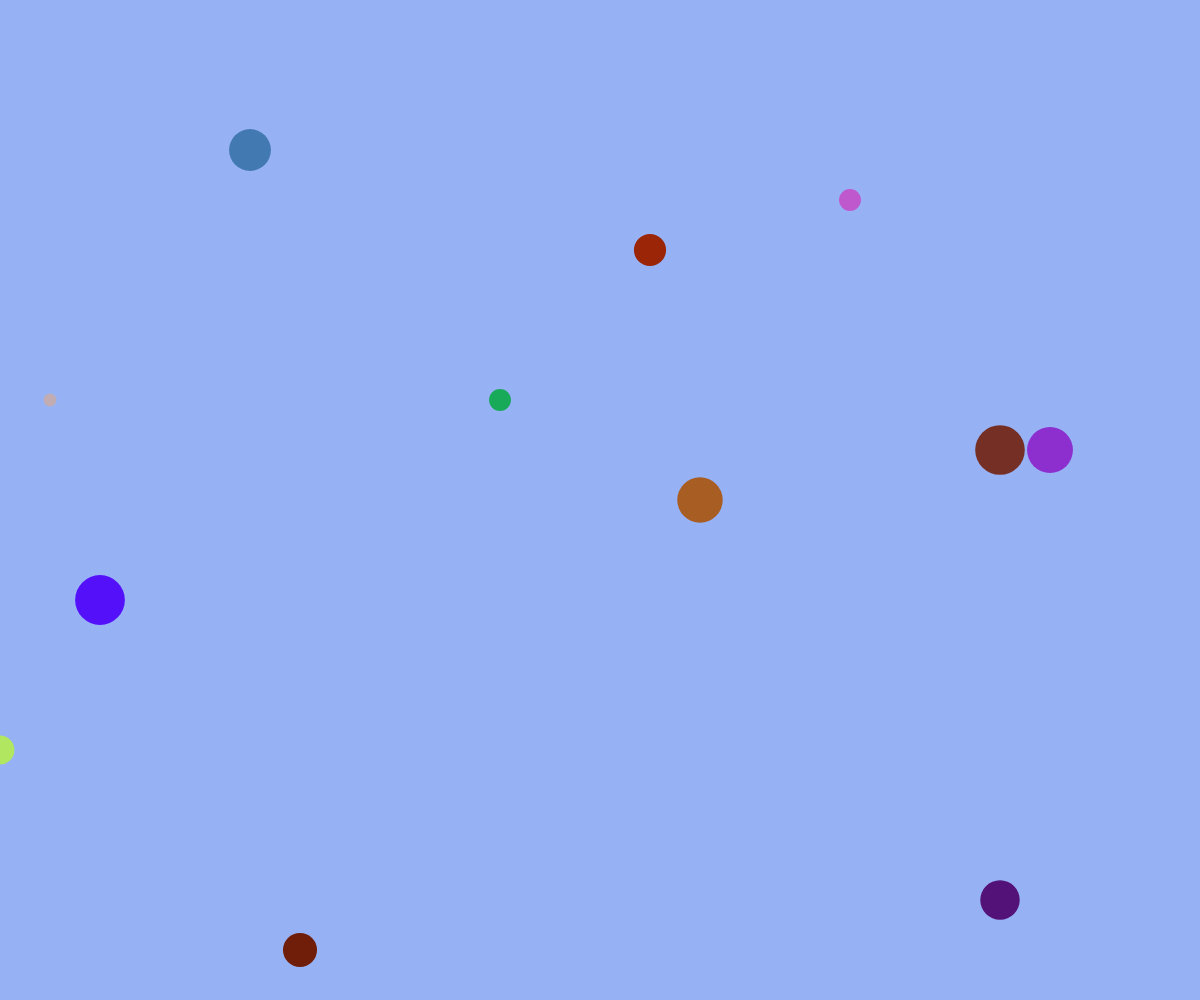
Frame 1 (no input)
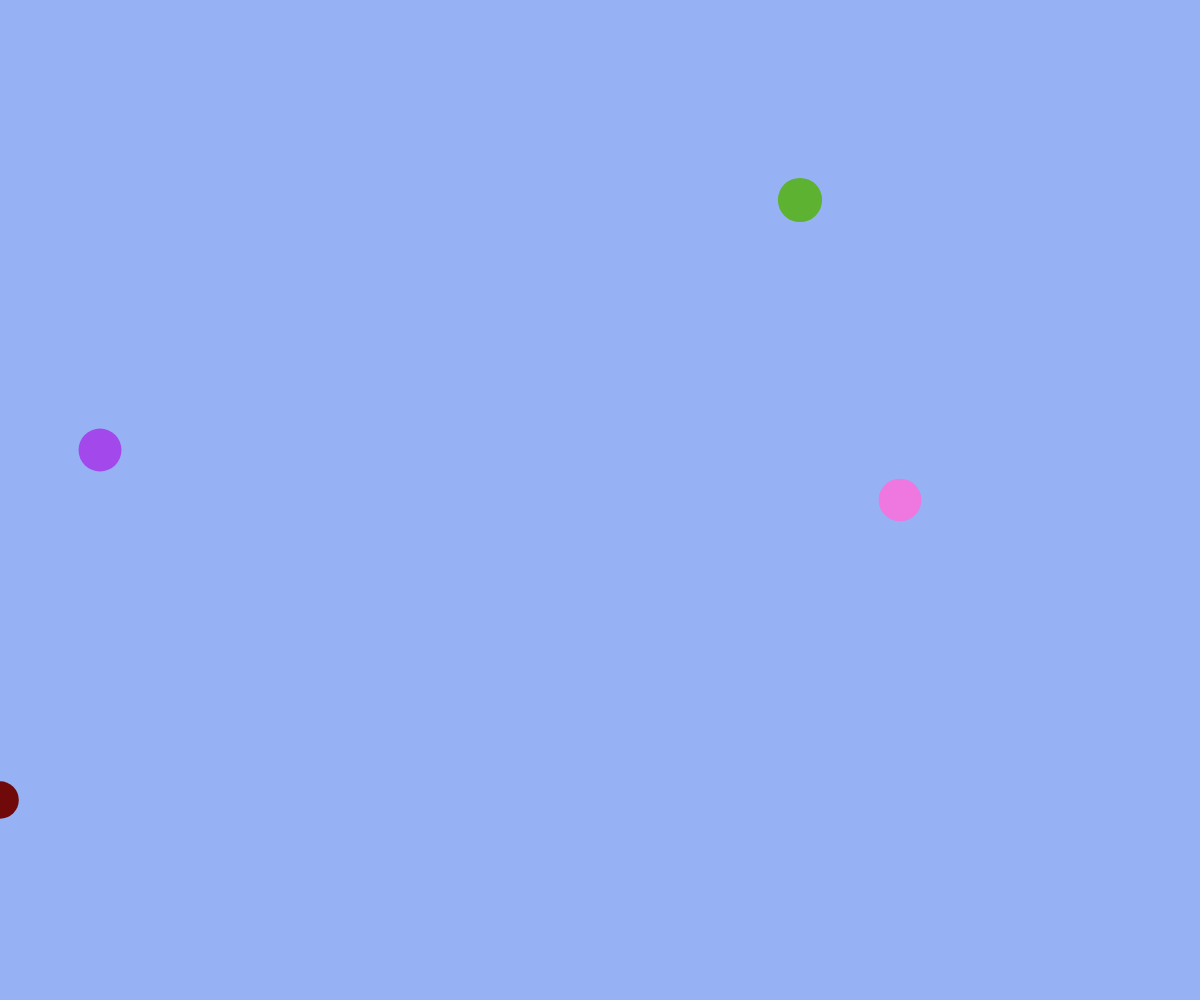
Frame 60 (no input)
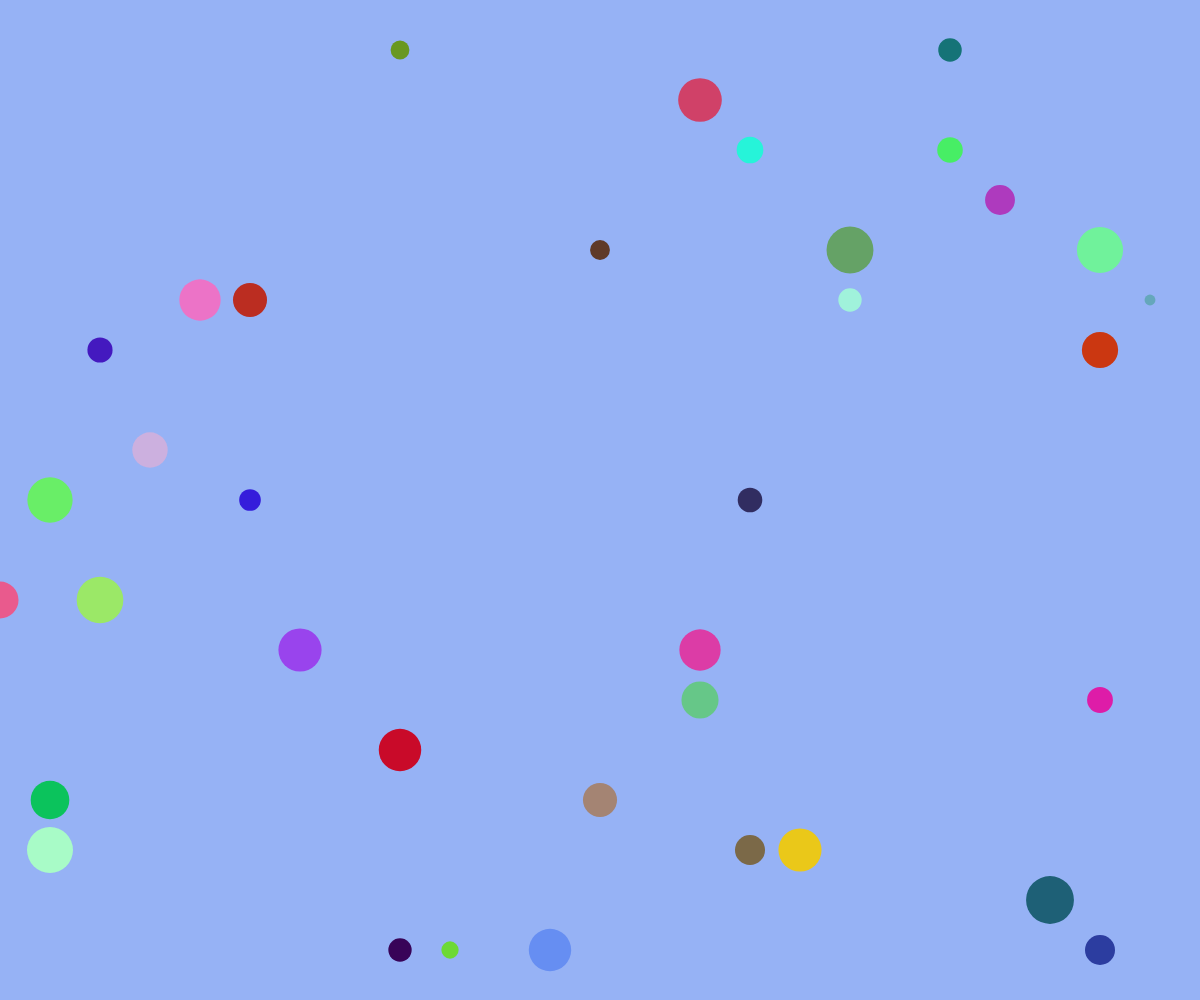
Frame 120 (the mouse pressed at the canvas centre since frame 60)

The p5.js sketch that drew these frames (run headless with seeded random() and noise() and a simulated clock; from frame 60 on, the mouse is pressed at the canvas centre):

// p5.js sketch
// ── sketch.js
let rows, x_space;
let cols, y_space;

function setup() {
	createCanvas(windowWidth, windowHeight);
	frameRate( 100 );

	x_space = 50;
	rows = floor( width / x_space );
	y_space = 50;
	cols = floor( height / y_space );
}



function draw() {
	background( 'rgb(150, 178, 245)' );

	noStroke();

	// making ‘x’ to a dummy value.
	let x = 1;
	let y = 1;
	while ( x != 0 ){
		x = floor(random() * rows);
		y = floor(random() * cols);

// giving the triangles color
		fill( random(255), random(255), random(255) );
		ellipse( x*x_space, y*y_space, random(10, 50,) );
	}
}
